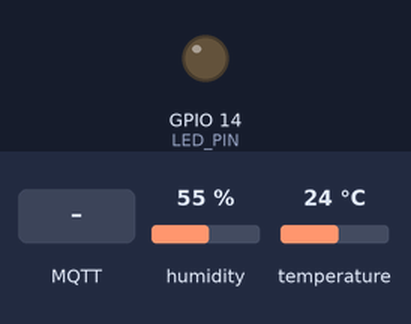
The program below on a simulated ESP32. Shown: output pins drawn as LEDs (lit = HIGH). Inputs (shaded band) come from the test bench; at power-on: humidity 55 %, temperature 24 °C. WiFi joins after 1.5 s; servers stay silent unless stated; random numbers use the default seed unless the program sets one; no MQTT or app messages arrive unless stated; what the program prints to the serial monitor is not drawn.

Above: at 2.7 s.
2.8 s: MQTT message "1" arrives on the first subscribed topic
At 4.2 s:
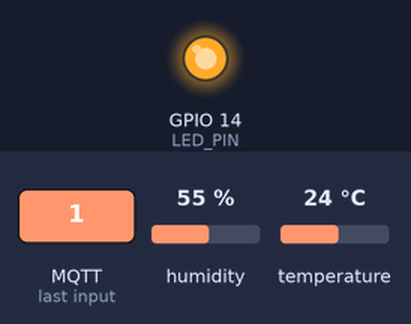
5.8 s: MQTT message "0" arrives on the first subscribed topic
At 6.5 s:
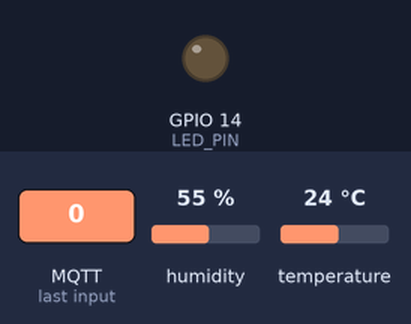
Timing chart, 0 to 8.8 s (numbered marks = the images above; inputs shaded):
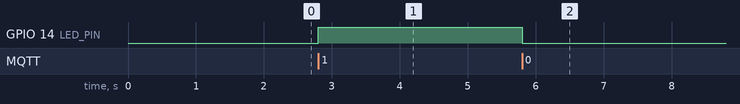

Measured:
- after the input at 2.8 s, GPIO 14 (LED_PIN): LOW → HIGH at once
- after the input at 5.8 s, GPIO 14 (LED_PIN): HIGH → LOW at once

The program:

main.cpp
```cpp
#include <Arduino.h>
#include <WiFi.h>
#include <WiFiClientSecure.h>
#include <PubSubClient.h>
#include <DHT.h>

// 1. Define chân DHT11
#define DHT_PIN 13
#define DHT_TYPE DHT11
#define LED_PIN 14

// 2. Thông tin WIFI
const char* ssid = "Phuong Thuy 2";
const char* password = "colamthimoicoan";

// 3. Thông tin MQTT HiveMQ
const char* mqtt_URL = "31bcdc67fe6b433dab43faffbb1d8990.s1.eu.hivemq.cloud";
const int mqtt_PORT = 8883;

// 4. Thông tin User MQTT
const char* mqtt_user = "MQTT_Send";
const char* mqtt_pass = "ESP32_topic";

// 5. Topic để gửi dữ liệu
const char* topic_pub = "ptit/sensor/tmp";
const char* topic_sub = "ptit/control/led";
DHT dht(DHT_PIN, DHT_TYPE);
WiFiClientSecure espClient;
PubSubClient client(espClient);

unsigned long lastMsg = 0;

void setup_wifi(){
  delay(10);
  Serial.println();
  Serial.print("Dang ket noi WiFi: ");
  Serial.println(ssid);

  WiFi.begin(ssid, password);

  while (WiFi.status() != WL_CONNECTED) {
    delay(500);
    Serial.print(".");
  }

  Serial.println("");
  Serial.println("WiFi da ket noi!");
  Serial.print("IP address: ");
  Serial.println(WiFi.localIP());
}

void reconnect() {
  // Lặp lại cho đến khi kết nối lại được
  while (!client.connected()) {
    Serial.print("Dang ket noi MQTT...");

    // Tạo một ID ngẫu nhiên để không bị đá connection
    String clientId = "ESP32Client-";
    clientId += String(random(0xffff), HEX);

    // Thử kết nối
    if (client.connect(clientId.c_str(), mqtt_user, mqtt_pass)) {
      Serial.println("Da ket noi!");

      client.subscribe(topic_sub);
      Serial.println("Da dang ky topic: ptit/control/led");

    } else {
      Serial.print("Loi, rc=");
      Serial.print(client.state());
      Serial.println(" thu lai sau 5 giay");
      delay(5000);
    }
  }
}

void callback(char* topic, byte* payload, unsigned int length) {
  Serial.print("Co tin nhan tu topic: ");
  Serial.println(topic);

  Serial.print("Noi dung: ");
  String message = "";
  for (int i = 0; i < length; i++) {
    message += (char)payload[i];
  }
  Serial.println(message);

  // Xử lý bật tắt đèn
  if (message == "1" || message == "on") {
    digitalWrite(LED_PIN, HIGH); // Bật đèn (Lưu ý: 1 số mạch ESP32 logic ngược thì là tắt)
    Serial.println("-> DA BAT DEN");
  }
  else if (message == "0" || message == "off") {
    digitalWrite(LED_PIN, LOW);  // Tắt đèn
    Serial.println("-> DA TAT DEN");
  }
}

void setup(){
  Serial.begin(115200);
  dht.begin();
  setup_wifi();
  pinMode(LED_PIN, OUTPUT);
  // Cấu hình SSL (Quan trọng cho HiveMQ Cloud)
  // setInsecure nó giúp bỏ qua bước check chứng chỉ CA phức tạp
  espClient.setInsecure();
  client.setServer(mqtt_URL, mqtt_PORT);
  // Kích hoạt hàm Callback
  client.setCallback(callback);
}

void loop(){
  if(!client.connected()){
    reconnect();
  }
  client.loop();

  unsigned long now = millis();

  if(now - lastMsg > 2000){
    lastMsg = now;

    float t = dht.readTemperature();
    float h = dht.readHumidity();

    if(isnan(h) || isnan(t)){
      Serial.println("Loi doc cam bien DHT!");
      return;
    }

    String payload = "{\"temp\": " + String(t) + ", \"hum\": " + String(h) + "}";
    // Serial.print("Dang gui: ");
    // Serial.println(payload);

    client.publish(topic_pub, payload.c_str());
  }
}
```
